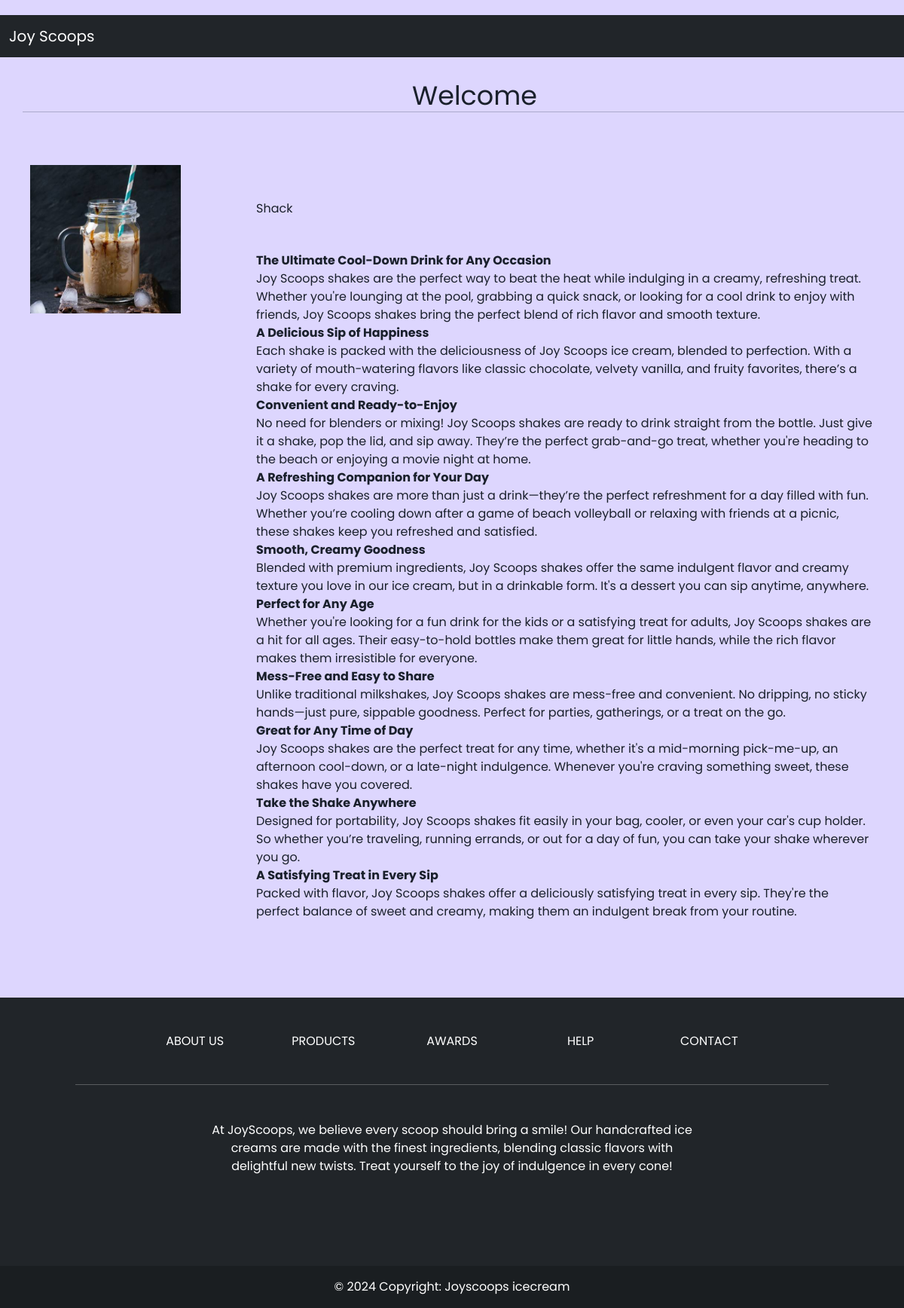
Page /newsdetails/5/ (signed in) on the committed database.
### news/models.py (models this page shows, shortened)
class News(models.Model):
    news_img = models.CharField(max_length = 100)
    news_title = models.CharField(max_length=100)
    news_desc = HTMLField()

### Home/views.py (the view)
# urls.py: path('newsdetails/<int:id>/',views.newsdetail,name="newsdetail")
@login_required(login_url='login')
def newsdetail(request,id):
    newsData = News.objects.all()
    news = get_object_or_404(News, id=id)
    context = {'news': news}
    return render(request,'basic.html',context)

### templates/basic.html (shortened to what this page needs)
{% extends "base.html" %}
{% block body %}
  <section class="Con_sec">
    <div class="main_div">
      <div class="title_div">
      <h1>Welcome</h1>
      <hr/>
    </div>
    <div class="Contain">
        <span class="img_s">
          <img class="img_P" src="{{ news.news_img }}" height="200px" width="200px" alt="{{ news.news_title }}" />
        </span>
        <span class="Con_s">
        <h2 class="Con_div_title my-5">
            {{ news.news_title }}
        </h2>
        <p class="Con_div_Pra">
          {{ news.news_desc|safe }}
        </p>
      </span>
    </div>
      </div>
    </section>
{% endblock body %}

### static/css/about.css (style rules this page uses)
body { scroll-behavior: smooth; --tw-bg-opacity: 1; background-color: rgb(221 214 254 / 1); }

### static/css/base.css (style rules this page uses)
* { margin: 0; padding: 0; box-sizing: border-box; font-family: 'Poppins', sans-serif; }
body { scroll-behavior: smooth; margin-top:20px; color: #1a202c; text-align: left; --tw-bg-opacity: 1; background-color: rgb(221 214 254 / 1); }

### templates/base.html (style rules this page uses)
* { font-family: "Poppins", sans-serif; }
.Con_sec { width: 100%; height: 150vh; --tw-bg-opacity: 1; background-color: rgb(221 214 254 / 1); overflow: auto; scrollbar-width: none; }
.main_div { width: 100%; height: auto; }
.title_div { width: 100%; height: auto; text-align: center; font-size: 35px; margin: 30px; }
.Contain { padding: 40px; display: grid; grid-template-columns: 300px 3fr; }
.img_P { object-position: center; object-fit: fill; }
.Con_div_Pra { font-size: 20px; }

### rows in the picture
News: news_img (picture), news_title "Shack", news_desc "The Ultimate Cool-Down Drink for Any Occasion Joy Scoops shakes are the perfect way to beat the heat while indulging in a creamy, refreshing treat. Whether you're lounging at the pool, grabbing a quick snack, or looking for a cool drink to enjoy with friends, Joy Scoops shakes bring the perfect blend of rich flavor and smooth texture. A Delicious Sip of Happiness Each shake is packed with the deliciousness of Joy Scoops ice cream, blended to perfection. With a variety of mouth-watering flavors like classic chocolate, velvety vanilla, and fruity favorites, there’s a shake for every craving. Convenient and Ready-to-Enjoy No need for blenders or mixing! Joy Scoops shakes are ready to drink…"
